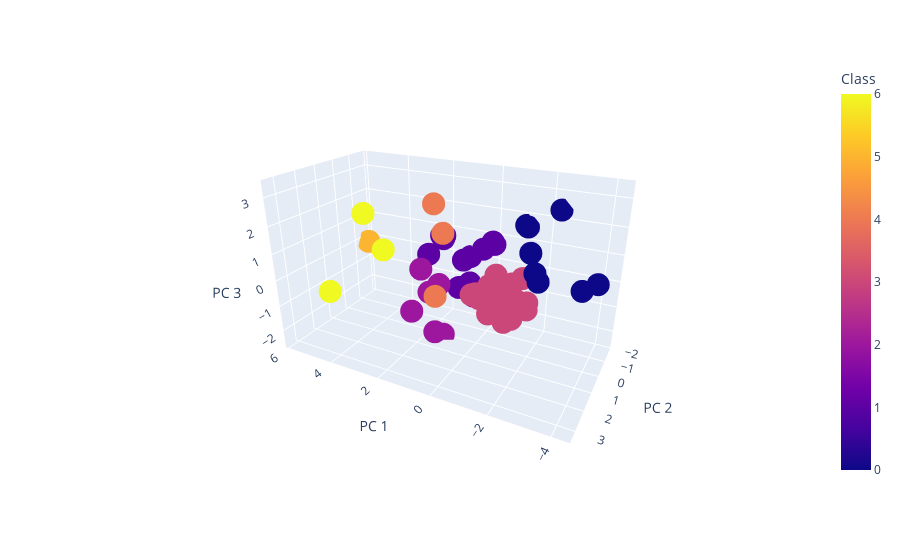

This figure's notebook cell:
### Code cell
# Plotting the 3D-Scatter with x="PC 1", y="PC 2" and z="PC 3"
fig = px.scatter_3d(
    clustered_df,
    x="PC 1",
    y="PC 2",
    z="PC 3",
    hover_name='score',
    hover_data= ['activity'],
    height=600,
    color="Class"
)
fig.show()

### Figure 1 — Plotly figure (JSON) as saved in the notebook; plotly's stock layout.template omitted (floating-point values rounded to 4 significant figures)
{"data": [{"customdata": [[5], [17], [11], [1], [1], [23], [7], [1], [3], [1], [1], [1], [29], [1], [56], [2], [1], [7], [1], [74], [1], [1], [1], [1], [49], [1], [3], [2], [1], [1], [1], [1], [1], [2], [5], [5], [1], [6], [1], [1], [2], [1], [28], [7], [1], [2], [6], [1], [1], [1], [2], [1], [1], [1], [1], [1], [5], [4]], "hovertemplate": "<b>%{hovertext}</b><br><br>PC 1=%{x}<br>PC 2=%{y}<br>PC 3=%{z}<br>activity=%{customdata[0]}<br>Class=%{marker.color}<extra></extra>", "hovertext": [5, 5, 7, 19, -16, 10, 7, 12, 16, 0, 7, 12, 1, 12, 2, 20, 12, 4, 0, 16, 12, 10, 20, 14, -3, 0, -6, -3, 7, 20, 12, 20, 17, 10, 0, 12, 11, 3, 12, 19, 14, 18, -19, -14, 0, 0, 4, -8, 17, 19, 19, 19, 0, 17, 17, 0, -5, -3], "legendgroup": "", "marker": {"color": [2, 2, 2, 3, 5, 3, 0, 0, 3, 0, 1, 3, 4, 3, 6, 3, 3, 3, 1, 4, 3, 3, 0, 3, 4, 1, 1, 1, 1, 3, 3, 0, 3, 3, 1, 2, 2, 3, 3, 3, 0, 3, 6, 6, 1, 0, 2, 1, 2, 3, 3, 3, 1, 3, 3, 0, 1, 1], "coloraxis": "coloraxis", "symbol": "circle"}, "mode": "markers", "name": "", "scene": "scene", "showlegend": false, "type": "scatter3d", "x": [1.089, 2.449, 1.421, -1.371, 5.821, -0.3677, -1.668, -1.958, -1.534, -1.141, 0.7549, -0.8842, 0.8098, -1.143, 4.158, -1.554, -0.5582, -0.689, 1.445, -0.1324, -0.7121, -0.1887, -3.789, -0.9956, 0.26, 0.6075, 1.354, 1.335, 1.239, -1.261, 0.07605, -4.237, -0.6526, -1.155, 0.1476, 1.408, 0.3741, 0.05108, -1.528, -1.856, -2.181, -1.97, 3.432, 3.437, 0.1274, -1.058, 1.968, 2.329, 1.268, -2.01, -1.419, -1.534, 1.164, -1.174, -0.5212, -2.292, 2.894, 2.11], "y": [0.9174, 0.606, 1.045, 0.554, -1.479, 1.065, -0.6219, -0.3287, 0.2728, -1.775, -0.9242, -0.3199, 1.129, -0.3387, 3.056, 0.7091, -0.3061, 0.03968, -1.77, 3.378, -0.3441, -0.5563, 0.6292, -0.06154, 2.702, -1.799, -0.02495, 0.1007, -0.9599, 0.641, -0.2945, 0.6186, 0.2567, 0.4634, -1.628, 0.6835, -0.4362, 0.4571, -0.3448, 0.4796, -0.02385, 0.3806, 1.886, 0.8431, -1.762, -1.824, 0.6618, -1.591, 0.2862, 0.5198, 0.4947, 0.492, -1.838, 0.3173, 0.2667, -1.813, -1.522, -1.265], "z": [-0.1134, -1.675, -0.4362, -0.942, -0.1478, -0.07253, 1.032, 0.441, -0.3965, 1.538, -0.7594, -0.2972, 1.905, -0.1305, -0.1502, -0.9176, -0.5505, 0.2664, -0.2685, 0.8257, -0.3848, -0.5079, 0.6188, -0.5329, 3.401, 0.3465, 1.348, 1.283, -1.08, -1.15, -0.9852, 0.945, -1.099, -0.3354, 0.7773, -2.248, -1.014, -0.4782, 0.1602, -0.5514, 0.3012, -0.3449, 2.41, 0.7281, 0.6421, 1.573, 0.1923, 0.6816, -2.528, -0.5357, -0.8112, -0.7801, -0.08482, -0.8383, -1.195, 2.333, -0.2015, 0.7964]}], "layout": {"autosize": true, "coloraxis": {"colorbar": {"title": {"text": "Class"}}, "colorscale": [[0, "#0d0887"], [0.1111, "#46039f"], [0.2222, "#7201a8"], [0.3333, "#9c179e"], [0.4444, "#bd3786"], [0.5556, "#d8576b"], [0.6667, "#ed7953"], [0.7778, "#fb9f3a"], [0.8889, "#fdca26"], [1, "#f0f921"]]}, "legend": {"tracegroupgap": 0}, "margin": {"t": 60}, "scene": {"aspectmode": "auto", "aspectratio": {"x": 1.484, "y": 0.7698, "z": 0.875}, "camera": {"center": {"x": 0, "y": 0, "z": 0}, "eye": {"x": -1.031, "y": 1.968, "z": 0.9966}, "projection": {"type": "perspective"}, "up": {"x": 0, "y": 0, "z": 1}}, "domain": {"x": [0, 1], "y": [0, 1]}, "xaxis": {"title": {"text": "PC 1"}, "type": "linear"}, "yaxis": {"title": {"text": "PC 2"}, "type": "linear"}, "zaxis": {"title": {"text": "PC 3"}, "type": "linear"}}}}
